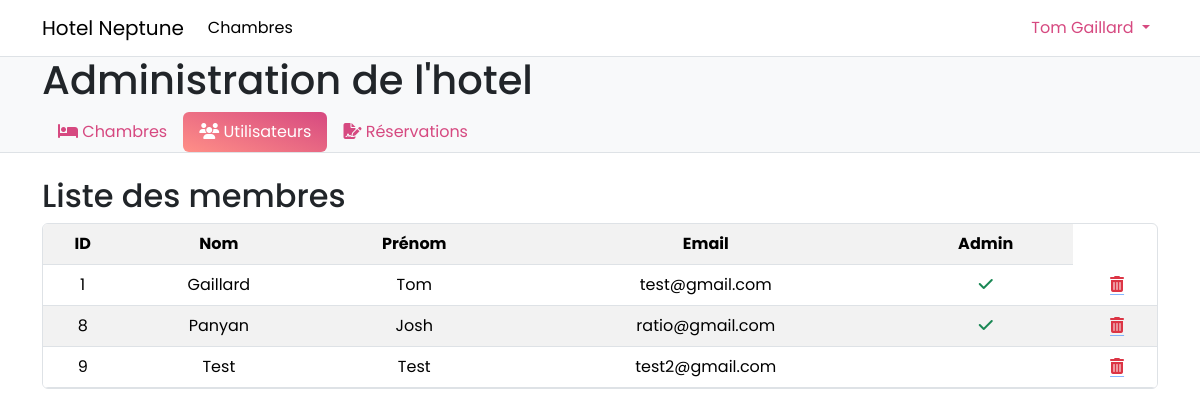
Screenshot of /admin/users/utilisateurs.php (signed in) with the database file from the repository.
### tables this page shows
CREATE TABLE users (
        id INTEGER PRIMARY KEY AUTOINCREMENT NOT NULL,
        name VARCHAR(40) NOT NULL,
        firstname VARCHAR(40) NOT NULL,
        email VARCHAR(139) NOT NULL,
        password VARCHAR(255) NOT NULL
    , isAdmin INTEGER DEFAULT (0) NOT NULL);

### public/admin/users/utilisateurs.php (the view, shortened to what this page needs)
<?php
require_once __DIR__ . '/../../../database.php';
require_once __DIR__ . '/../../../_includes/admin_navbar.php';
$query = $pdo->query('SELECT * FROM users');
$navbar = new Navbar();
$users = $query->fetchAll();
include __DIR__ . '/../../../_includes/document_start.php';
?>
<div class="bg-body-tertiary pt-5">
    <div class="container bg-body-tertiary">
        <h1 class="">Administration de l'hotel</h1>
    </div>
    <?php echo $navbar->render('utilisateurs'); ?>
</div>
<div class="container my-4">
    <div class="row">
        <div class="col me-auto">
            <h2>Liste des membres</h2>
        </div>
    </div>
    <div class="table-responsive border rounded">
        <table class="table table-hover table-striped mb-0">
            <tr>
                    <th style="text-align: center;">ID</th>
                    <th style="text-align: center;">Nom</th>
                    <th style="text-align: center;">Prénom</th>
                    <th style="text-align: center;">Email</th>
                    <th style="text-align: center;">Admin</th>
            </tr>
            <?php foreach ($users as $user) { ?>
    <tr>
        <td style="text-align: center;"><?php echo $user['id']; ?></td>
        <td style="text-align: center;">
            <?php echo isset($user['name']) ? $user['name'] : 'N/A'; ?>
        </td>
        <td style="text-align: center;"><?php echo $user['firstname']; ?></td>
        <td style="text-align: center;"><?php echo $user['email']; ?></td>
        <td>
            <div style="text-align: center;">
                <?php if ($user['isAdmin']) { ?>
                    <i class="fa-solid fa-check text-success"></i>
                <?php } ?>
            </div>
        <td style="text-align: center;">
            <a href="/admin/users/utilisateurs_delete.php?id=<?php echo $user['id']; ?>" class="icon-link text-danger">
                <i class="fa-solid fa-trash-alt"></i>
            </a>
        </td>
    </tr>
<?php } ?>
        </table>
    </div>
</div>
<?php include __DIR__ . '/../../../_includes/document_end.php'; ?>

### public/styles/main.css (style rules this page uses)
* { margin: 0; padding: 0; box-sizing: border-box; font-family: 'Poppins', sans-serif; }
.pt-5 { padding-top: 3.5rem!important; }

### rows the page displays
users: id "1", name "Gaillard", firstname "Tom", email "test@gmail.com", isAdmin 1 (drawn)
users: id "8", name "Panyan", firstname "Josh", email "ratio@gmail.com", isAdmin 1 (drawn)
users: id "9", name "Test", firstname "Test", email "test2@gmail.com"

### other values shown
$_SESSION['user']['firstname'] "Tom"
$_SESSION['user']['name'] "Gaillard"
$label "Chambres Utilisateurs Réservations"
